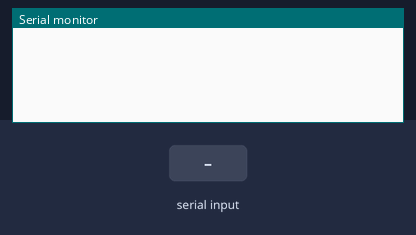
This program was run on a simulated ESP32. On the bench: the last lines printed to the serial monitor. The test bench sets the inputs (shaded band). Random numbers use the default seed unless the program sets one.

Above: at 1.2 s.
1.3 s: "volth" received over Serial
At 2.1 s:
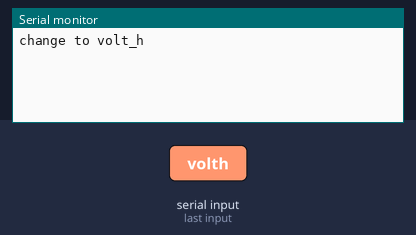
2.8 s: "voltl" received over Serial
At 3.4 s:
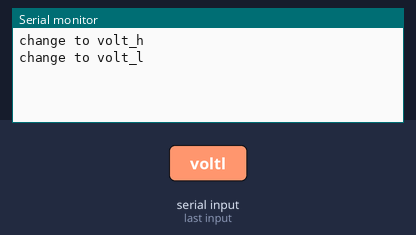
4.3 s: "voltf" received over Serial
At 5.5 s:
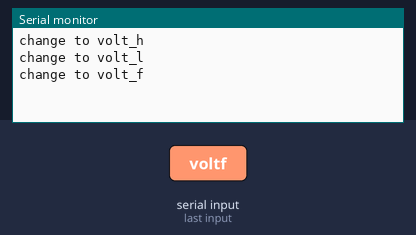
5.8 s: "90,45,200\n" received over Serial
At 6.7 s:
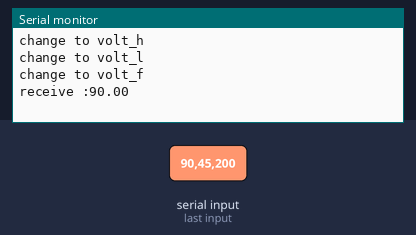

Measured:
- after the input at 1.3 s, the serial monitor: prints a new line at once (image 1)
- after the input at 2.8 s, the serial monitor: prints a new line at once (image 2)
- after the input at 4.3 s, the serial monitor: prints a new line at once (image 3)
- after the input at 5.8 s, the serial monitor: prints a new line at once (image 4)

The program:

main.cpp
```cpp
#include <Arduino.h>
#include <DAC8562.h>

// This power is for referencing
// In case you do not have a pefect 5 volt power supply.

#define CS_PIN 5

float volt_h = 10;
float volt_l = -10;
float volt_f = 0.1;

DAC8562 dac = DAC8562(CS_PIN);

void setup()
{
  Serial.begin(115200);
  dac.begin();
}

void loop()
{
  String u_temp = "";
  uint8_t i = Serial.available(); // 返回目前串口接收区内的已经接受的数据量
  if (i != 0)
  {
    while (i--)
    {
      u_temp += char(Serial.read()); // 读取一个数据并且将它从缓存区删除
    }

    // float volt_val = u_temp.toFloat();
    // dac.volt_revision(volt_val);
    // Serial.println("revision!");
    static uint8_t volt_val_p = 0;
    if (u_temp.indexOf("volth") != -1)
    {
      volt_val_p = 1;
      Serial.println("change to volt_h");
    }
    else if (u_temp.indexOf("voltl") != -1)
    {
      volt_val_p = 2;
      Serial.println("change to volt_l");
    }
    else if (u_temp.indexOf("voltf") != -1)
    {
      volt_val_p = 3;
      Serial.println("change to volt_f");
    }
    else
    {
      switch (volt_val_p)
      {
      case 1:
        volt_h = u_temp.toFloat();
        Serial.printf("receive :");
        Serial.println(volt_h);
        break;
      case 2:
        volt_l = u_temp.toFloat();
        Serial.printf("receive :");
        Serial.println(volt_l);
        break;
      case 3:
        volt_f = u_temp.toFloat();
        Serial.printf("receive :");
        Serial.println(volt_f);
        break;
      default:
        Serial.println("no setting");
        break;
      }
    }
  }
  // Use these functions to update two channels of the DAC

  // dac.writeB(+50);
  randomSeed(millis());
  for (float val = volt_l; val <= volt_h; val += volt_f)
  {
    dac.writeA(sin(val) * 2 + random(5));
  }
  for (float val = volt_h; val >= volt_l; val -= volt_f)
  {
    dac.writeA(sin(val) * 2 + random(5));
  }
}
```

DAC8562.h
```cpp
#ifndef __DAC8562_H__
#define __DAC8562_H__

#include "Arduino.h"

#define CMD_SETA_UPDATEA 0x18    // A通道命令+16位A路数据
#define CMD_SETB_UPDATEB 0x19    // B通道命令+16位B路数据
#define CMD_UPDATE_ALL_DACS 0x0F // 更新两路寄存器命令，后16位只需时钟即可

#define CMD_GAIN 0x02          // 内部放大倍数命令
#define DATA_GAIN_B2_A2 0x0000 // B路2倍，A路1倍
#define DATA_GAIN_B2_A1 0x0001 // B路1倍，A路2倍
#define DATA_GAIN_B1_A2 0x0002 // B路2倍，A路2倍
#define DATA_GAIN_B1_A1 0x0003 // B路1倍，A路1倍

#define CMD_PWR_UP_A_B 0x20    // 命令：上电A、B路
#define DATA_PWR_UP_A_B 0x0003 // 数据：Power up DAC-A and DAC-B  data

#define CMD_RESET_ALL_REG 0x28    // 命令：所有寄存器复位、清空寄存器
#define DATA_RESET_ALL_REG 0x0001 // 数据：所有寄存器复位、清空寄存器

#define CMD_LDAC_DIS 0x30    // LDAC脚功能命令
#define DATA_LDAC_DIS 0x0003 // LDAC脚不起作用

#define CMD_INTERNAL_REF_DIS 0x38    // 命令：Disable internal reference and reset DACs to gain = 1
#define DATA_INTERNAL_REF_DIS 0x0000 // 数据：Disable internal reference and reset DACs to gain = 1
#define CMD_INTERNAL_REF_EN 0x38     // 命令：Enable Internal Reference & reset DACs to gain = 2
#define DATA_INTERNAL_REF_EN 0x0001  // 数据：Enable Internal Reference & reset DACs to gain = 2

class DAC8562
{
private:
    uint8_t _cs_pin;
    float _vref;
    float _re_val;

public:
    DAC8562(uint8_t cs_pin);
    DAC8562(uint8_t cs_pin, float vref);

    void begin();
    void initialize();
    void DAC_WR_REG(uint8_t cmd_byte, uint16_t data_byte);
    void outPutValue(uint8_t cmd_byte, uint16_t input);
    void writeValue(uint8_t cmd_byte, uint8_t mid, uint8_t last);
    void writeVoltage(float input);
    void writeA(float input);
    void writeB(float input);
    void volt_revision(float revision_value);
    uint16_t Voltage_Convert(float voltage);
};

#endif
```

DAC8562.cpp
```cpp
#include "SPI.h"
#include "DAC8562.h"

DAC8562::DAC8562(uint8_t cs_pin)
{
    _cs_pin = cs_pin;
    _vref = 5;
};

DAC8562::DAC8562(uint8_t cs_pin, float vref)
{
    _cs_pin = cs_pin;
    _vref = vref;
};

void DAC8562::begin()
{
    /* Initialize SPI */
    SPI.begin();
    pinMode(_cs_pin, OUTPUT);
    SPI.setDataMode(SPI_MODE1);
    SPI.setBitOrder(MSBFIRST);
    initialize();
    /* !Chip select (low to enable) */

    digitalWrite(_cs_pin, 1);
};

void DAC8562::DAC_WR_REG(uint8_t cmd_byte, uint16_t data_byte)
{
    digitalWrite(_cs_pin, 0);
    SPI.transfer(cmd_byte);
    SPI.transfer16(data_byte);
    digitalWrite(_cs_pin, 1);
};

void DAC8562::outPutValue(uint8_t cmd_byte, uint16_t input)
{
    byte inputMid = (input >> 8) & 0xFF;
    byte inputLast = input & 0xFF;
    unsigned int t = (input >> 8) & 0xFF;
    writeValue(cmd_byte, (inputLast), (inputMid));
};

void DAC8562::writeVoltage(float input)
{
    writeA(input);
    writeB(input);
};

void DAC8562::writeA(float input)
{
    outPutValue(CMD_SETA_UPDATEA, Voltage_Convert(input / _vref * 5));
};

void DAC8562::writeB(float input)
{
    outPutValue(CMD_SETB_UPDATEB, Voltage_Convert(input / _vref * 5));
};

void DAC8562::writeValue(uint8_t cmd_byte, uint8_t mid, uint8_t last)
{
    digitalWrite(_cs_pin, 0);
    SPI.transfer(cmd_byte);
    SPI.transfer(last);
    SPI.transfer(mid);
    digitalWrite(_cs_pin, 1);
};

void DAC8562::initialize()
{
    DAC_WR_REG(CMD_RESET_ALL_REG, DATA_RESET_ALL_REG);     // reset
    DAC_WR_REG(CMD_PWR_UP_A_B, DATA_PWR_UP_A_B);           // power up
    DAC_WR_REG(CMD_INTERNAL_REF_EN, DATA_INTERNAL_REF_EN); // enable internal reference
    DAC_WR_REG(CMD_GAIN, DATA_GAIN_B2_A2);                 // set multiplier
    DAC_WR_REG(CMD_LDAC_DIS, DATA_LDAC_DIS);               // update the caches
};

void DAC8562::volt_revision(float revision_value)
{
    _re_val = revision_value;
}

uint16_t DAC8562::Voltage_Convert(float voltage)
{
    uint16_t _D_;

    voltage = voltage / 6 + 2.5 + _re_val; // based on the manual provided by texas instruments

    _D_ = (uint16_t)(65536 * voltage / 5);

    if (_D_ < 32768)
    {
        _D_ -= 100; // fix the errors
    }

    return _D_;
};
```
